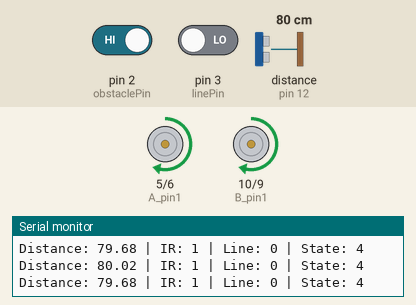
The sketch below on a simulated Arduino Uno, built with avr-gcc and run on an emulated ATmega328P. On the bench: motor-driver pin pairs drawn as motors (green arrow = first pin HIGH = forward, orange = second pin HIGH = backward, longer = more drive), the last lines printed to the serial monitor. Wiring (inferred from the names in the program): ultrasonic range finder: trigger pin 11; echo pin 12. The inputs (shaded band) are chosen by the test bench; at power-on: pin 3 (linePin) LOW, distance to the obstacle (sensor on pin 12) 80 cm, pin 2 (obstaclePin) HIGH. The echo pulse lasts 58.3 µs per cm.

Above: at 1.2 s.
1.3 s: pin 3 (linePin) driven HIGH
At 2.1 s:
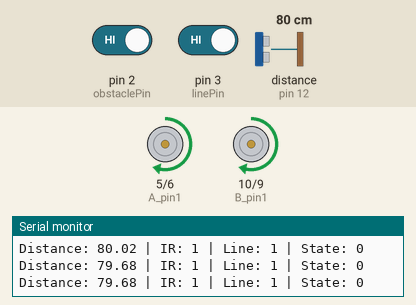
2.8 s: distance to the obstacle (sensor on pin 12) set to 23 cm
5.8 s: distance to the obstacle (sensor on pin 12) set to 18 cm
At 6.5 s:
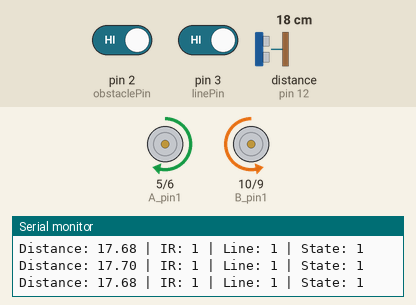
7.3 s: distance to the obstacle (sensor on pin 12) set to 8 cm
10.3 s: distance to the obstacle (sensor on pin 12) set to 5 cm
At 10.52 s:
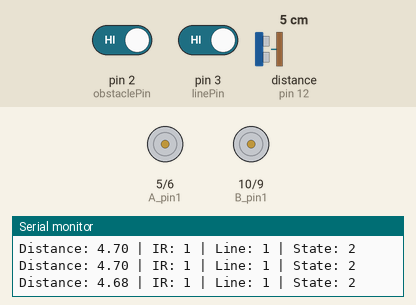
At 11.1 s:
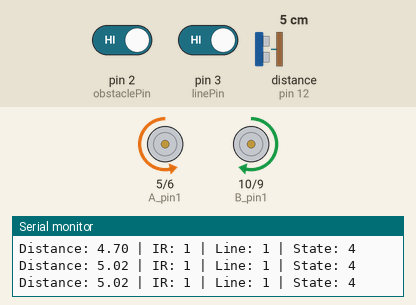
13.3 s: pin 2 (obstaclePin) driven LOW
Timing chart, 0 to 16.0 s (numbered marks = the images above; inputs shaded):
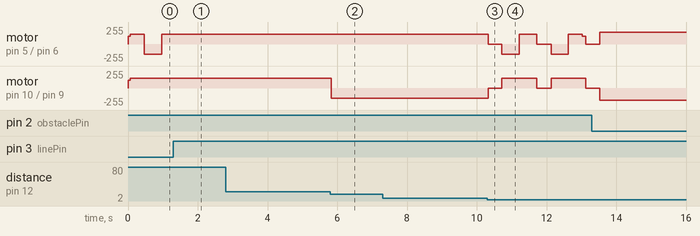

The sketch:

testing_hardware.ino
```cpp
// CPS607 Assignment 2 - Autonomous Push-the-Box Robot
// Based on Dr. Sven Lilge's L09 and L10 lectures
//
// States:
// SEARCH -> FORWARD -> IDENTIFY -> PUSH
// Boundary during movement -> RECOVER
// Boundary during PUSH -> DONE
//
// IMPORTANT: Calibrate motor directions and IR values
// before running the complete robot.

const byte trigPin = 11;
const byte echoPin = 12;
const byte obstaclePin = 2;
const byte linePin = 3;

// L9110 motor driver
const byte A_pin1 = 5;
const byte A_pin2 = 6;
const byte B_pin1 = 10;
const byte B_pin2 = 9;

// Motor settings
const int searchPWM = 120;
const int forwardPWM = 150;
const int pushPWM = 180;
const int recoverPWM = 150;

// IMPORTANT: Adjust after motor-direction testing
const bool reverseMotorA = false;
const bool reverseMotorB = true;

// Sensor thresholds
const float detectThreshold = 20.0;
const float pushThreshold = 6.0;

// IMPORTANT: Determine these experimentally
const int WHITE_DETECTED = LOW;
const int BLACK_LINE_DETECTED = LOW;

// Timings
const unsigned long sensorInterval = 60;
const unsigned long identifyTime = 400;
const unsigned long reverseTime = 500;
const unsigned long turnTime = 400;
const unsigned long pushTimeout = 5000;
const unsigned long lostTargetTime = 500;
const unsigned long ignoreBoxTime = 1000;

// FSM
enum State {
  SEARCH,
  FORWARD,
  IDENTIFY,
  PUSH,
  RECOVER,
  DONE
};

State currentState = SEARCH;

unsigned long stateStartTime = 0;
unsigned long lastSensorTime = 0;
unsigned long lastTargetSeen = 0;
unsigned long ignoreUntil = 0;

float distance = 0;
int obstacleReading = HIGH;
int lineReading = HIGH;

bool boxDetected = false;
bool boundaryDetected = false;

// Recovery phase
enum RecoveryPhase {
  BACKUP,
  TURN
};

RecoveryPhase recoveryPhase = BACKUP;

// ------------------------------------------------
// MOTOR FUNCTIONS
// ------------------------------------------------

void driveMotor(byte pin1, byte pin2,
                int speedValue, bool reversed) {

  speedValue = constrain(speedValue, -255, 255);

  if (reversed) {
    speedValue = -speedValue;
  }

  if (speedValue > 0) {
    analogWrite(pin1, speedValue);
    analogWrite(pin2, 0);
  }
  else if (speedValue < 0) {
    analogWrite(pin1, 0);
    analogWrite(pin2, -speedValue);
  }
  else {
    analogWrite(pin1, 0);
    analogWrite(pin2, 0);
  }
}

void setMotors(int speedA, int speedB) {
  driveMotor(A_pin1, A_pin2, speedA, reverseMotorA);
  driveMotor(B_pin1, B_pin2, speedB, reverseMotorB);
}

void stopMotors() {
  setMotors(0, 0);
}

void searchMovement() {
  // Rotate in place
  setMotors(searchPWM, -searchPWM);
}

void forwardMovement() {
  setMotors(forwardPWM, forwardPWM);
}

void pushMovement() {
  setMotors(pushPWM, pushPWM);
}

void reverseMovement() {
  setMotors(-recoverPWM, -recoverPWM);
}

void turnMovement() {
  setMotors(recoverPWM, -recoverPWM);
}

// ------------------------------------------------
// ULTRASONIC SENSOR
// ------------------------------------------------

float readDistance() {
  digitalWrite(trigPin, LOW);
  delayMicroseconds(2);

  digitalWrite(trigPin, HIGH);
  delayMicroseconds(10);
  digitalWrite(trigPin, LOW);

  unsigned long duration =
      pulseIn(echoPin, HIGH, 25000);

  if (duration == 0) {
    return -1.0;
  }

  return duration * 0.0343 / 2.0;
}

// ------------------------------------------------
// STATE MANAGEMENT
// ------------------------------------------------

void changeState(State newState) {
  if (newState == currentState) {
    return;
  }

  stopMotors();

  currentState = newState;
  stateStartTime = millis();

  Serial.print("NEW STATE: ");

  switch (currentState) {
    case SEARCH:
      Serial.println("SEARCH");
      break;

    case FORWARD:
      Serial.println("FORWARD");
      lastTargetSeen = millis();
      break;

    case IDENTIFY:
      Serial.println("IDENTIFY");
      break;

    case PUSH:
      Serial.println("PUSH");
      break;

    case RECOVER:
      Serial.println("RECOVER");
      recoveryPhase = BACKUP;
      break;

    case DONE:
      Serial.println("DONE");
      break;
  }
}

// ------------------------------------------------
// SENSOR UPDATE
// ------------------------------------------------

void updateSensors() {
  distance = readDistance();

  obstacleReading = digitalRead(obstaclePin);
  lineReading = digitalRead(linePin);

  boxDetected =
      (distance > 0 &&
       distance < detectThreshold);

  boundaryDetected =
      (lineReading == BLACK_LINE_DETECTED);

  Serial.print("Distance: ");
  Serial.print(distance);

  Serial.print(" | IR: ");
  Serial.print(obstacleReading);

  Serial.print(" | Line: ");
  Serial.print(lineReading);

  Serial.print(" | State: ");
  Serial.println(currentState);
}

// ------------------------------------------------
// SETUP
// ------------------------------------------------

void setup() {
  Serial.begin(9600);

  pinMode(trigPin, OUTPUT);
  pinMode(echoPin, INPUT);

  pinMode(obstaclePin, INPUT);
  pinMode(linePin, INPUT);

  pinMode(A_pin1, OUTPUT);
  pinMode(A_pin2, OUTPUT);
  pinMode(B_pin1, OUTPUT);
  pinMode(B_pin2, OUTPUT);

  stopMotors();

  currentState = SEARCH;
  stateStartTime = millis();

  Serial.println("CPS607 Assignment 2");
  Serial.println("Autonomous Robot Initialized");
}

// ------------------------------------------------
// MAIN LOOP: SENSE -> PLAN -> ACT
// ------------------------------------------------

void loop() {

  unsigned long now = millis();

  // SENSE
  if (now - lastSensorTime >= sensorInterval) {
    lastSensorTime = now;
    updateSensors();
  }

  // Highest priority: boundary safety
  if (boundaryDetected &&
      currentState != RECOVER &&
      currentState != DONE) {

    if (currentState == PUSH) {
      changeState(DONE);
    }
    else {
      changeState(RECOVER);
    }
  }

  // PLAN AND ACT
  switch (currentState) {

    // ------------------------------------
    // SEARCH
    // ------------------------------------
    case SEARCH:

      if (now < ignoreUntil) {
        searchMovement();
        break;
      }

      if (boxDetected) {
        changeState(FORWARD);
      }
      else {
        searchMovement();
      }

      break;

    // ------------------------------------
    // FORWARD
    // ------------------------------------
    case FORWARD:

      if (boxDetected) {
        lastTargetSeen = now;
      }

      if (distance > 0 &&
          distance <= pushThreshold) {

        changeState(IDENTIFY);
      }
      else if (now - lastTargetSeen >
               lostTargetTime) {

        changeState(SEARCH);
      }
      else {
        forwardMovement();
      }

      break;

    // ------------------------------------
    // IDENTIFY
    // ------------------------------------
    case IDENTIFY:

      stopMotors();

      if (now - stateStartTime >= identifyTime) {

        if (obstacleReading == WHITE_DETECTED) {
          Serial.println("WHITE BOX DETECTED");
          changeState(PUSH);
        }
        else {
          Serial.println("BLACK BOX - IGNORE");
          ignoreUntil = now + ignoreBoxTime;
          changeState(RECOVER);
        }
      }

      break;

    // ------------------------------------
    // PUSH
    // ------------------------------------
    case PUSH:

      if (now - stateStartTime > pushTimeout) {
        changeState(RECOVER);
      }
      else {
        pushMovement();
      }

      break;

    // ------------------------------------
    // RECOVER
    // ------------------------------------
    case RECOVER:

      if (recoveryPhase == BACKUP) {

        if (now - stateStartTime < reverseTime) {
          reverseMovement();
        }
        else {
          stopMotors();
          recoveryPhase = TURN;
          stateStartTime = now;
        }
      }
      else {

        if (now - stateStartTime < turnTime) {
          turnMovement();
        }
        else {
          changeState(SEARCH);
        }
      }

      break;

    // ------------------------------------
    // DONE
    // ------------------------------------
    case DONE:

      stopMotors();
      break;
  }
}
```

Measured:
- the behaviour switches between 21 and 20 cm on distance to the obstacle (sensor on pin 12) (found by bisection; images 1 and 2)
- the behaviour switches between 7 and 6 cm on distance to the obstacle (sensor on pin 12) (found by bisection; images 2 and 3)
- after the input at 1.3 s, motor on pin 5 (A_pin1) / pin 6 (A_pin2): stops changing and stays forward 150/255
- after the input at 5.8 s, motor on pin 10 (B_pin1) / pin 9 (B_pin2): forward 150/255 → backward 150/255 at once
- after the input at 10.3 s, motor on pin 5 (A_pin1) / pin 6 (A_pin2): forward 150/255 → stopped at once, → backward 150/255 0.40 s later, → forward 150/255 0.50 s later, → stopped 0.50 s later, … (8 changes in this stretch); motor on pin 10 (B_pin1) / pin 9 (B_pin2): alternates forward 150/255 for 0.99 s and stopped for 0.41 s, starting at once
